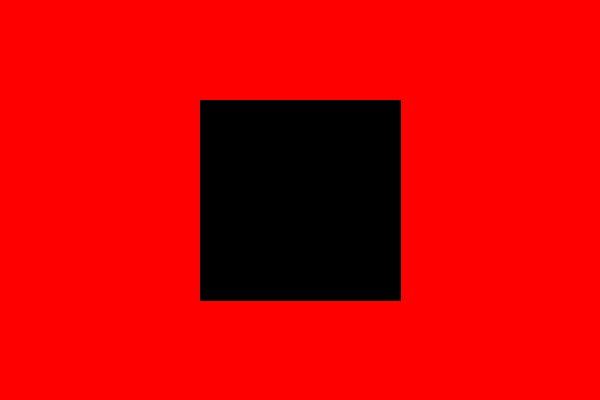
Frame 1 (no input)
Frame 60 (the mouse pressed at the canvas centre just before this capture): identical to frame 1, image omitted
Frame 120 (the mouse held since frame 60 and released just before this capture): identical to frame 1, image omitted

The Processing sketch that drew this single still picture (run headless with seeded random() and noise(); from frame 60 on, the mouse is pressed at the canvas centre):

// Processing sketch: Jerome_Trayer_Assignment_5
// ── Jerome_Trayer_Assignment_5.pde
/*
*  Author: Jerome Trayer
 */

//these variables will keep track of all the colors that will be used
final int BLACK = #000000;
final int RED = #FF0000;
final int GREEN = #00FF00;

//this variable toggles between the colors of the box
int state;

//setup() sets standards for the drawing
void setup() {
  size(600, 400);
  background(RED);
  state = 0;
  rectMode(CENTER);
}

//This function will be called 60 times a second
void draw() {
  //decide which color to set for the rectangle  
  if (state % 4 == 0 || state == 0) {
    setColor(BLACK);
  } else if (state % 2 == 0) {
    setColor(GREEN);
  }
  rect(width / 2, height / 2, 200, 200);
}

//state is incremented when the mouse is pressed inside the box perimeter
void mousePressed() {
  if (mouseX < width / 2 + 100 && mouseX > width / 2 - 100 && mouseY > height / 2 - 100 && mouseY < height / 2 + 100) {
    state++;
  }
}

//makes code mildly more readable to abstract this
void setColor(int newColor) {
  stroke(newColor);
  fill(newColor);
}
